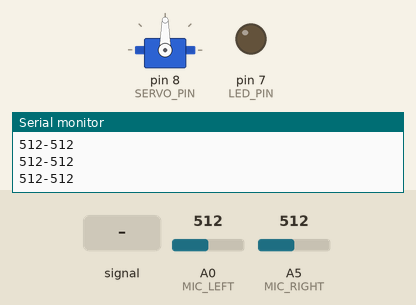
Simulated run of this sketch. Board: Arduino Uno, built with avr-gcc and run on an emulated ATmega328P. Parts: servo, output pins drawn as LEDs (lit = HIGH), the last lines printed to the serial monitor. The test bench sets the inputs (shaded band); at power-on: A0 (MIC_LEFT) = 512, A5 (MIC_RIGHT) = 512.

Above: at 3.2 s.
3.3 s: A0 (MIC_LEFT) fed a 2 Hz sine of ±306 counts around its level
At 4.65 s:
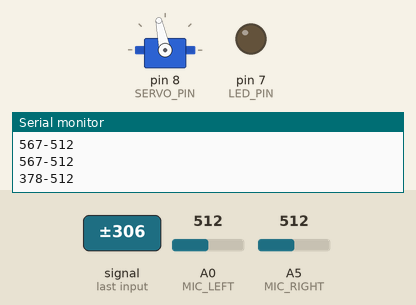
6.3 s: A0 (MIC_LEFT) set to 900
8.1 s: A5 (MIC_RIGHT) set to 306
At 9.3 s:
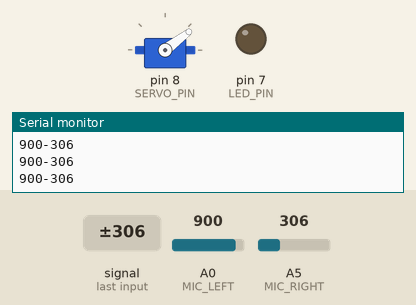
10.0 s: A5 (MIC_RIGHT) set to 0
At 11.0 s:
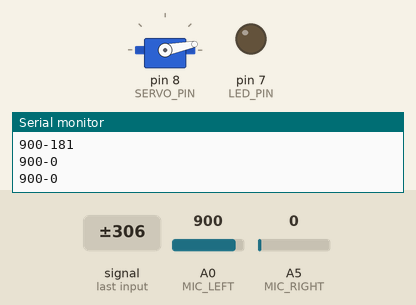
11.9 s: A0 (MIC_LEFT) set to 0
At 12.7 s:
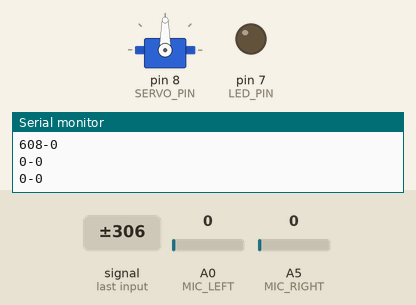
13.8 s: A5 (MIC_RIGHT) set to 511
At 15.6 s:
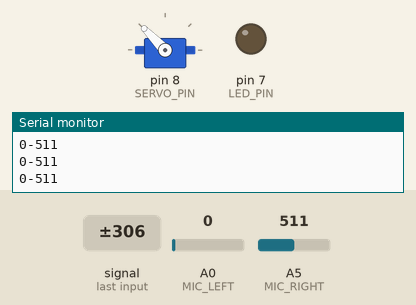
Timing chart, 0 to 16.6 s (numbered marks = the images above; inputs shaded):
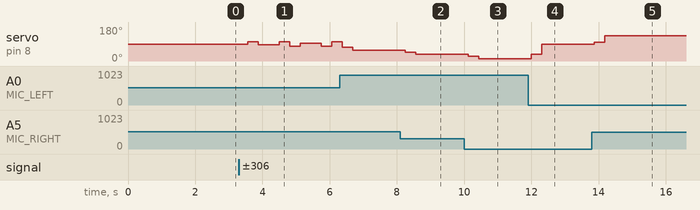

The sketch:

ScreamWrestling.ino
```cpp
#include <Servo.h>

#define MIC_LEFT A0
#define MIC_RIGHT A5
#define SERVO_PIN 8
#define LED_PIN 7
#define AVERAGE 256

int lastLoudnessLeft=0;
int lastLoudnessRight=0;

unsigned long time=0;

Servo cursor;

void setup() {

  Serial.begin(9600);

  // put your setup code here, to run once:
  cursor.attach(SERVO_PIN);
  cursor.write(90);

//  while(true)
//  {
//    ;
//  }
  delay(2000);
  pinMode(LED_PIN, OUTPUT);

}

void loop() {
  // put your main code here, to run repeatedly:

  unsigned long loudnessLeft = 0;
  unsigned long loudnessRight = 0;

  for (int i=0; i < AVERAGE; ++i) {
    loudnessLeft += analogRead(MIC_LEFT);
    delay(1);
    loudnessRight += analogRead(MIC_RIGHT);
   // delay(1);
  }

  loudnessLeft /= AVERAGE;
  loudnessRight /= AVERAGE;

  lastLoudnessRight = loudnessRight;
  lastLoudnessLeft = loudnessLeft;

  int diff = -lastLoudnessLeft + lastLoudnessRight;

  int servoRotate = -map(loudnessLeft, 0, 1023, 0, 90) + map(loudnessRight, 0, 1023, 0, 90);

  Serial.print(lastLoudnessLeft);
  Serial.print('-');
  Serial.println(lastLoudnessRight);

  cursor.write(90 + servoRotate);

}
```

Measured:
- after the input at 3.3 s, servo on pin 8 (SERVO_PIN): 90° → 101° after 0.26 s, → 86° 0.31 s later, → 102° 0.63 s later, → 79° 0.31 s later, … (7 changes in this stretch)
- after the input at 8.1 s, servo on pin 8 (SERVO_PIN): 56° → 47° after 0.15 s, → 37° 0.31 s later
- after the input at 10.0 s, servo on pin 8 (SERVO_PIN): 37° → 26° after 0.13 s, → 11° 0.31 s later
- after the input at 11.9 s, servo on pin 8 (SERVO_PIN): 11° → 37° after 0.10 s, → 90° 0.31 s later
- after the input at 13.8 s, servo on pin 8 (SERVO_PIN): 90° → 100° after 0.08 s, → 134° 0.31 s later
